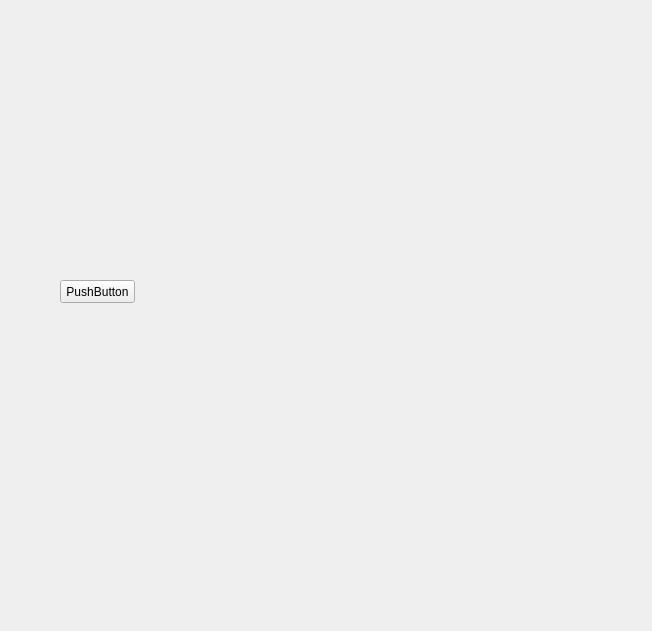
<?xml version="1.0" encoding="UTF-8"?>
<ui version="4.0">
 <class>Widget</class>
 <widget class="QWidget" name="Widget">
  <property name="geometry">
   <rect>
    <x>0</x>
    <y>0</y>
    <width>652</width>
    <height>631</height>
   </rect>
  </property>
  <property name="windowTitle">
   <string>Widget</string>
  </property>
  <widget class="QPushButton" name="pushButton">
   <property name="geometry">
    <rect>
     <x>60</x>
     <y>280</y>
     <width>75</width>
     <height>23</height>
    </rect>
   </property>
   <property name="text">
    <string>PushButton</string>
   </property>
  </widget>
 </widget>
 <layoutdefault spacing="6" margin="11"/>
 <resources/>
 <connections/>
</ui>
